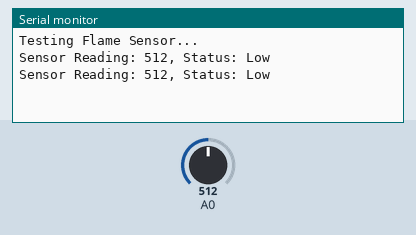
This sketch was run on a simulated Arduino Nano, built with avr-gcc and run on an emulated ATmega328P. Shown: the last lines printed to the serial monitor. Inputs (shaded band) come from the test bench; at power-on: A0 = 512.

Above: at 3.2 s.
3.3 s: A0 set to 665
At 4.6 s:
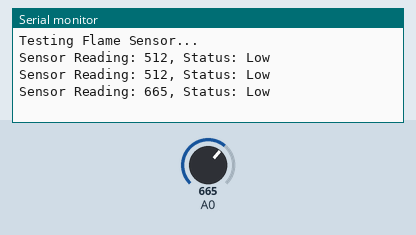
4.8 s: A0 set to 694
At 5.8 s:
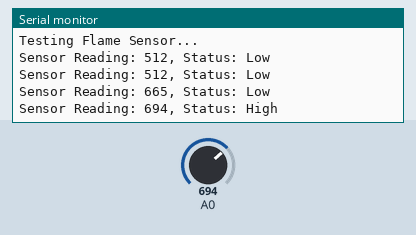

The sketch:

fullyWorkingNanoFlameSensor_copy_20240413003503.ino
```cpp
// Arduino Nano doesn't need additional libraries for basic analog read

// Sensor reading ranges
const int sensorMin = 0;     // sensor minimum, typically 0
const int sensorMax = 1024;  // sensor maximum, typically 1023 actually for Arduino

// Timer variables
unsigned long lastTime = 0;
unsigned long timerDelay = 1000; // Delay between measurements (1000ms = 1 second)

void setup() {
  Serial.begin(9600);  // Lower baud rate for stability on Nano
  Serial.println("Testing Flame Sensor...");

  // Give some time to establish readings
  delay(2000); // 2-second delay for setup procedures
}

void loop() {
  if ((millis() - lastTime) > timerDelay) {
    int sensorReading = analogRead(A0);  // Read the analog value from pin A0
    int range = map(sensorReading, sensorMin, sensorMax, 0, 3);  // Map the reading to a range from 0 to 3

    // Use simple character array for status because String class is heavy for Arduino
    char* statusValue;
    switch (range) {
      case 0:
        statusValue = "Normal";
        break;
      case 1:
        statusValue = "Low";
        break;
      case 2:
        statusValue = "High";
        break;
      default:
        statusValue = "Error";
        break;
    }

    // Output the results
    Serial.print("Sensor Reading: ");
    Serial.print(sensorReading);
    Serial.print(", Status: ");
    Serial.println(statusValue);

    lastTime = millis();  // Reset the timer
  }
}
```

Measured:
- the behaviour switches between 682 and 683 on A0 (found by bisection; images 1 and 2)
- after the input at 3.3 s, the serial monitor: prints a new line after 0.70 s (image 1)
- after the input at 4.8 s, the serial monitor: prints a new line after 0.20 s (image 2)
